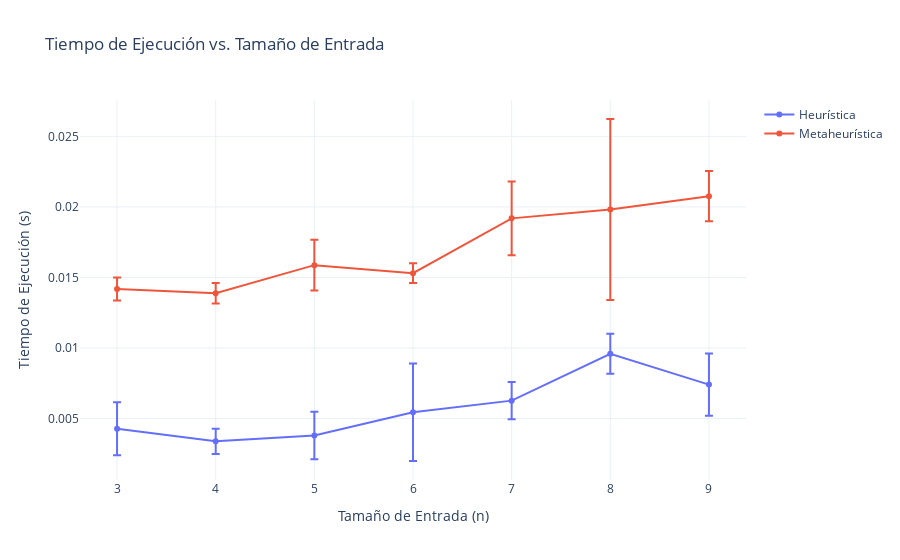

Notebook cell for this chart:
### Markdown cell above
#### Visualización

### Code cell
fig_time = go.Figure()

algorithms = ["Heurística", "Metaheurística"]
for algo in algorithms:
    df_algo = results[results['kernel'] == algo]
    fig_time.add_trace(go.Scatter(
        x=df_algo['size'],
        y=df_algo['time_mean'],
        mode='lines+markers',
        name=f'{algo}',
        error_y=dict(type='data', array=df_algo['time_std'], visible=True)
    ))

fig_time.update_layout(
    title='Tiempo de Ejecución vs. Tamaño de Entrada',
    xaxis_title='Tamaño de Entrada (n)',
    yaxis_title='Tiempo de Ejecución (s)',
    template='plotly_white'
)

fig_time.show()

### Figure 1 — Plotly figure (JSON) as saved in the notebook; plotly's stock layout.template omitted (floating-point values rounded to 4 significant figures)
{"data": [{"error_y": {"array": [0.001881, 0.0008898, 0.001681, 0.003458, 0.001313, 0.001412, 0.002205], "type": "data", "visible": true}, "mode": "lines+markers", "name": "Heurística", "x": [3, 4, 5, 6, 7, 8, 9], "y": [0.00428, 0.003386, 0.003802, 0.005451, 0.006271, 0.009595, 0.007408], "type": "scatter"}, {"error_y": {"array": [0.0008173, 0.0007296, 0.001796, 0.0007011, 0.002612, 0.006411, 0.001786], "type": "data", "visible": true}, "mode": "lines+markers", "name": "Metaheurística", "x": [3, 4, 5, 6, 7, 8, 9], "y": [0.01418, 0.01389, 0.01587, 0.01531, 0.01919, 0.01982, 0.02076], "type": "scatter"}], "layout": {"title": {"text": "Tiempo de Ejecución vs. Tamaño de Entrada"}, "xaxis": {"title": {"text": "Tamaño de Entrada (n)"}}, "yaxis": {"title": {"text": "Tiempo de Ejecución (s)"}}}}
